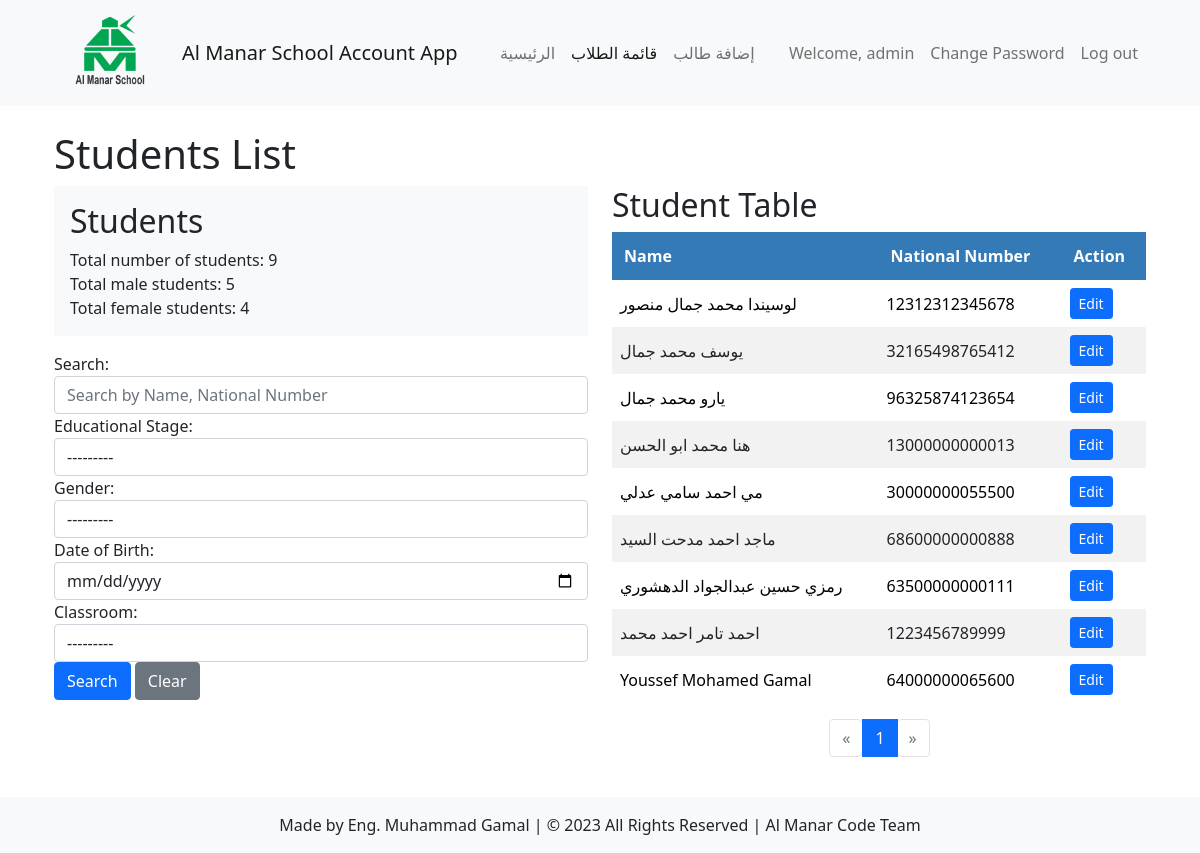
Screenshot of /students/students/ (signed in) with the database file from the repository.
### account/models.py (models this page shows)
class User(AbstractUser):
    username = models.CharField(max_length=150, unique=True)  # Add the username field
    date_of_enrollment = models.DateField(null=True, blank=True)
    national_id = models.CharField(max_length=20, null=True, blank=True)
    department = models.CharField(max_length=20, choices=[
        ('accounts', 'Accounts'),
        ('student_affairs', 'Student Affairs'),
        ('administration', 'Administration')
    ])
    USERNAME_FIELD = 'username'
    objects = CustomUserManager()
    class Meta:
        permissions = [
            ('can_view_reports', 'Can view all reports'),
            ('can_edit_employee', 'Can edit employee profile'),
            ('can_add_student', 'Can add new student'),
            ('can_edit_student', 'Can edit student profile'),
            ('can_add_expense', 'Can add new expense'),
            ('can_pay_installment', 'Can pay student installment')
        ]

### students/models.py (models this page shows, shortened)
class Student(models.Model):
    GENDER_CHOICES = (
        ('', '---------'),
        ('M', 'Male'),
        ('F', 'Female'),
    )
    DISCOUNT_CHOICES = (
        ('NONE', 'No Discount'),
        ('CHAIRMAN', 'Chairman of the Board Discount'),
        ('VICE_CHAIRMAN', 'Vice Chairman of the Board Discount'),
        ('EMPLOYEE_CHILD', 'Employee Child Discount'),
        ('ARMED_FORCES', 'Armed Forces Discount'),
    )
    name = models.CharField(max_length=50)
    national_number = models.IntegerField(unique=True)
    age = models.IntegerField()
    gender = models.CharField(max_length=1, choices=GENDER_CHOICES)
    date_of_birth = models.DateField()
    academic_year = models.ForeignKey(AcademicYear, on_delete=models.CASCADE, default=timezone.now, null=True, blank=True)
    classroom = models.ManyToManyField(Classroom)
    total_payments = models.DecimalField(max_digits=8, decimal_places=2, default=0, null=True, blank=True)
    total_owed = models.DecimalField(max_digits=8, decimal_places=2, default=0, null=True, blank=True)
    phone_number = models.CharField(max_length=20, default='')
    discount = models.CharField(max_length=20, choices=DISCOUNT_CHOICES, default='NONE')

### students/views.py (the view)
# urls.py: path('students/', views.student_list, name='student_list'),
@never_cache
@login_required
def student_list(request):
    students = Student.objects.all()
    search_form = StudentSearchForm(request.GET)
    if search_form.is_valid():
        search_query = search_form.cleaned_data.get('search_query')
        educational_stage = search_form.cleaned_data.get('educational_stage')
        gender = search_form.cleaned_data.get('gender')
        date_of_birth = search_form.cleaned_data.get('date_of_birth')
        classroom = search_form.cleaned_data.get('classroom')
        if search_query:
            students = students.filter(
                Q(name__icontains=search_query) | Q(national_number__icontains=search_query)
            )
        if educational_stage:
            students = students.filter(classroom__educational_stage=educational_stage)
        if gender:
            students = students.filter(gender=gender)
        if date_of_birth:
            students = students.filter(date_of_birth=date_of_birth)
        if classroom:
            students = students.filter(classroom=classroom)
    paginator = Paginator(students, 10)  # Show 10 students per page
    page_number = request.GET.get('page')
    page_obj = paginator.get_page(page_number)
    total_male_students = students.filter(gender='M').count()
    total_female_students = students.filter(gender='F').count()
    context = {
        'total_male_students': total_male_students,
        'total_female_students': total_female_students,
        'students': students,
        'page_obj': page_obj,
        'search_form': search_form,
    }
    return render(request, 'students/student_list.html', context)

### students/forms.py
class StudentSearchForm(forms.Form):
    search_query = forms.CharField(
        label='Search',
        required=False,
        max_length=100,
        widget=forms.TextInput(attrs={
            'placeholder': 'Search by Name, National Number',
            'class': 'form-control',
        })
    )
    educational_stage = forms.ModelChoiceField(
        queryset=EducationalStage.objects.all(),
        label='Educational Stage',
        required=False,
        widget=forms.Select(attrs={
            'class': 'form-control',
        })
    )
    gender = forms.ChoiceField(
        choices=Student.GENDER_CHOICES,
        label='Gender',
        required=False,
        widget=forms.Select(attrs={
            'class': 'form-control',
        })
    )
    date_of_birth = forms.DateField(
        label='Date of Birth',
        required=False,
        widget=forms.DateInput(attrs={
            'type': 'date',
            'class': 'form-control',
        })
    )
    classroom = forms.ModelChoiceField(
        queryset=Classroom.objects.all(),
        label='Classroom',
        required=False,
        widget=forms.Select(attrs={
            'class': 'form-control',
        })
    )

### students/models.py (called while the page is built)
    def __str__(self):
        return self.name

    def __str__(self):
        return self.name

### students/templates/students/student_list.html (shortened to what this page needs)
{% extends 'students/base/student_affairs_navbar.html' %}
{% block content %}
    <h1>Students List</h1>
    <div class="row">
        <div class="col-md-6">
            <div class="bg-light p-3 mb-3">
                <h2>Students</h2>
                <p class="mb-0">Total number of students: {{ students|length }}</p>
                <p class="mb-0">Total male students: {{ total_male_students }}</p>
                <p class="mb-0">Total female students: {{ total_female_students }}</p>
            </div>
            <form method="get" class="form-inline mb-3">
                <div class="form-group mr-2">
                    {{ search_form.search_query.label_tag }}
                    {{ search_form.search_query }}
                </div>
                <div class="form-group mr-2">
                    {{ search_form.educational_stage.label_tag }}
                    {{ search_form.educational_stage }}
                </div>
                <div class="form-group mr-2">
                    {{ search_form.gender.label_tag }}
                    {{ search_form.gender }}
                </div>
                <div class="form-group mr-2">
                    {{ search_form.date_of_birth.label_tag }}
                    {{ search_form.date_of_birth }}
                </div>
                <div class="form-group mr-2">
                    {{ search_form.classroom.label_tag }}
                    {{ search_form.classroom }}
                </div>
                <button type="submit" class="btn btn-primary">Search</button>
                <a href="{% url 'students:student_list' %}" class="btn btn-secondary  ml-2">Clear</a>
            </form>
            <br >
        </div>
        <div class="col-md-6">
            <h2>Student Table</h2>
            <div class="table-responsive">
                <table>
                    <thead>
                      <tr>
                        <th>Name</th>
                        <th>National Number</th>
                        <th>Action</th>
                      </tr>
                    </thead>
                    <tbody>
                      {% for student in page_obj %}
                        <tr class="{% cycle 'table-secondary' 'table-white' %}">
                        <td>{{ student.name }}</td>
                        <td>{{ student.national_number }}</td>
                        <td>
                            <a href="{% url 'students:edit_student' pk=student.pk %}" class="btn btn-sm btn-primary">Edit</a>
                        </td>
                        </tr>
                      {% endfor %}
                    </tbody>
                  </table>
                <div class="d-flex justify-content-center">
                    <nav aria-label="Page navigation example">
                        <ul class="pagination">
                            {% if page_obj.has_previous %}
                                <li class="page-item"><a class="page-link" href="?page={{ page_obj.previous_page_number }}">&laquo;</a></li>
                            {% else %}
                                <li class="page-item disabled"><span class="page-link">&laquo;</span></li>
                            {% endif %}
                            {% for num in page_obj.paginator.page_range %}
                                {% if page_obj.number == num %}
                                    <li class="page-item active"><span class="page-link">{{ num }}</span></li>
                                {% elif num > page_obj.number|add:'-3' and num < page_obj.number|add:'3' %}
                                    <li class="page-item"><a class="page-link" href="?page={{ num }}">{{ num }}</a></li>
                                {% endif %}
                            {% endfor %}
                            {% if page_obj.has_next %}
                                <li class="page-item"><a class="page-link" href="?page={{ page_obj.next_page_number }}">&raquo;</a></li>
                            {% else %}
                                <li class="page-item disabled"><span class="page-link">&raquo;</span></li>
                            {% endif %}
                        </ul>
                    </nav>
                </div>
            </div>
        </div>
    </div>
{% endblock %}

### students/templates/students/base/student_affairs_navbar.html (shortened to what this page needs)
{% load static %}
{% load crispy_forms_tags %}
<!DOCTYPE html>
<html lang="en">
<head>
<link rel="stylesheet" href="{% static 'css/bootstrap.css' %}">
<link rel="stylesheet" href="{% static 'css/bootstrap.min.css' %}">
<link rel="stylesheet" href="{% static 'css/bootstrap.rtl.css' %}">
<link rel="stylesheet" href="{% static 'css/bootstrap.rtl.min.css' %}">
<link rel="stylesheet" href="{% static 'css/bootstrap-grid.css' %}">
<link rel="stylesheet" href="{% static 'css/bootstrap-grid.min.css' %}">
<link rel="stylesheet" href="{% static 'css/bootstrap-grid.rtl.css' %}">
<link rel="stylesheet" href="{% static 'css/bootstrap-grid.rtl.min.css' %}">
<link rel="stylesheet" href="{% static 'css/bootstrap-reboot.css' %}">
<link rel="stylesheet" href="{% static 'css/bootstrap-reboot.min.css' %}">
<link rel="stylesheet" href="{% static 'css/bootstrap-reboot.rtl.css' %}">
<link rel="stylesheet" href="{% static 'css/bootstrap-reboot.rtl.min.css' %}">
<link rel="stylesheet" href="{% static 'css/bootstrap-utilities.css' %}">
<link rel="stylesheet" href="{% static 'css/bootstrap-utilities.min.css' %}">
<link rel="stylesheet" href="{% static 'css/bootstrap-utilities.rtl.css' %}">
<link rel="stylesheet" href="{% static 'css/bootstrap-utilities.rtl.min.css' %}">
<link rel="stylesheet" href="{% static 'css/style.css' %}">
<link rel="stylesheet" href="https://use.fontawesome.com/releases/v5.15.3/css/all.css">
<link rel="stylesheet" href="https://cdn.jsdelivr.net/npm/bootstrap-icons%401.5.0/font/bootstrap-icons.css">
<link rel="stylesheet" href="https://cdnjs.cloudflare.com/ajax/libs/twitter-bootstrap/5.0.2/css/bootstrap.min.css" />
</head>
<body>
  <nav class="navbar navbar-expand-lg navbar-light bg-light">
    <div class="container">
      <a class="navbar-brand" href="{% url 'students:student_affairs_home' %}">
        <img src="{% static 'img/logo.png' %}" alt="Logo" width="80">
      </a>
      <a class="navbar-brand" href="{% url 'students:student_affairs_home' %}">Al Manar School Account App</a>
      <div class="collapse navbar-collapse" id="navbarNav">
        <ul class="navbar-nav me-auto">
          <li class="nav-item">
            <a class="nav-link {% if request.resolver_match.url_name == 'student_affairs_home' %}active{% endif %}" href="{% url 'students:student_affairs_home' %}">الرئيسية</a>
          </li>
          <li class="nav-item">
            <a class="nav-link {% if request.resolver_match.url_name == 'student_list' %}active{% endif %}" href="{% url 'students:student_list' %}">قائمة الطلاب</a>
          </li>
          <li class="nav-item">
            <a class="nav-link {% if request.resolver_match.url_name == 'add_student' %}active{% endif %}" href="{% url 'students:add_student' %}">إضافة طالب</a>
          </li>
        </ul>
        <ul class="navbar-nav">
          {% if user.is_authenticated %}
            <li class="nav-item">
              <a class="nav-link" href="{% url 'account:view_profile' %}">Welcome, {{ user.username }}</a>
            </li>
            <li class="nav-item">
              <a class="nav-link" href="{% url 'account:change_password' %}">Change Password</a>
            </li>
            <li class="nav-item">
              <a class="nav-link" href="{% url 'logout' %}">Log out</a>
            </li>
          {% endif %}
        </ul>
      </div>
    </div>
  </nav>
  <div class="container py-4">
{% block content %}
{% endblock %}
  </div>
{% include 'students/base/footer.html' %}
</body>
</html>

### students/static/css/style.css (style rules this page uses)
.btn-primary { background-color: #007bff; border-color: #007bff; }
table { border-collapse: collapse; width: 100%; margin: 0 auto; }
th { background-color: #337ab7; color: white; font-weight: bold; text-align: left; padding: 12px; }
td { border: 1px solid #ddd; padding: 8px; }
tr:nth-child(even) td { background-color: #f2f2f2; }
.pagination { display: flex; justify-content: center; align-items: center; margin-top: 1rem; margin-bottom: 1rem; }

### rows the page displays
User: username "admin"
Student: name "لوسيندا محمد جمال منصور", national_number "12312312345678"
Student: name "يوسف محمد جمال", national_number "32165498765412"
Student: name "يارو محمد جمال", national_number "96325874123654"
Student: name "هنا محمد ابو الحسن", national_number "13000000000013"
Student: name "مي احمد سامي عدلي", national_number "30000000055500"
Student: name "ماجد احمد مدحت السيد", national_number "68600000000888"
Student: name "رمزي حسين عبدالجواد الدهشوري", national_number "63500000000111"
Student: name "احمد تامر احمد محمد", national_number "1223456789999"
Student: name "Youssef Mohamed Gamal", national_number "64000000065600"

### other values shown
{{ students|length }} "9"
{{ total_male_students }} "5"
{{ total_female_students }} "4"
{{ search_form.search_query.label_tag }} "Search:"
{{ search_form.educational_stage.label_tag }} "Educational Stage:"
{{ search_form.gender.label_tag }} "Gender:"
{{ search_form.date_of_birth.label_tag }} "Date of Birth:"
{{ search_form.classroom.label_tag }} "Classroom:"
{{ num }} "1"
